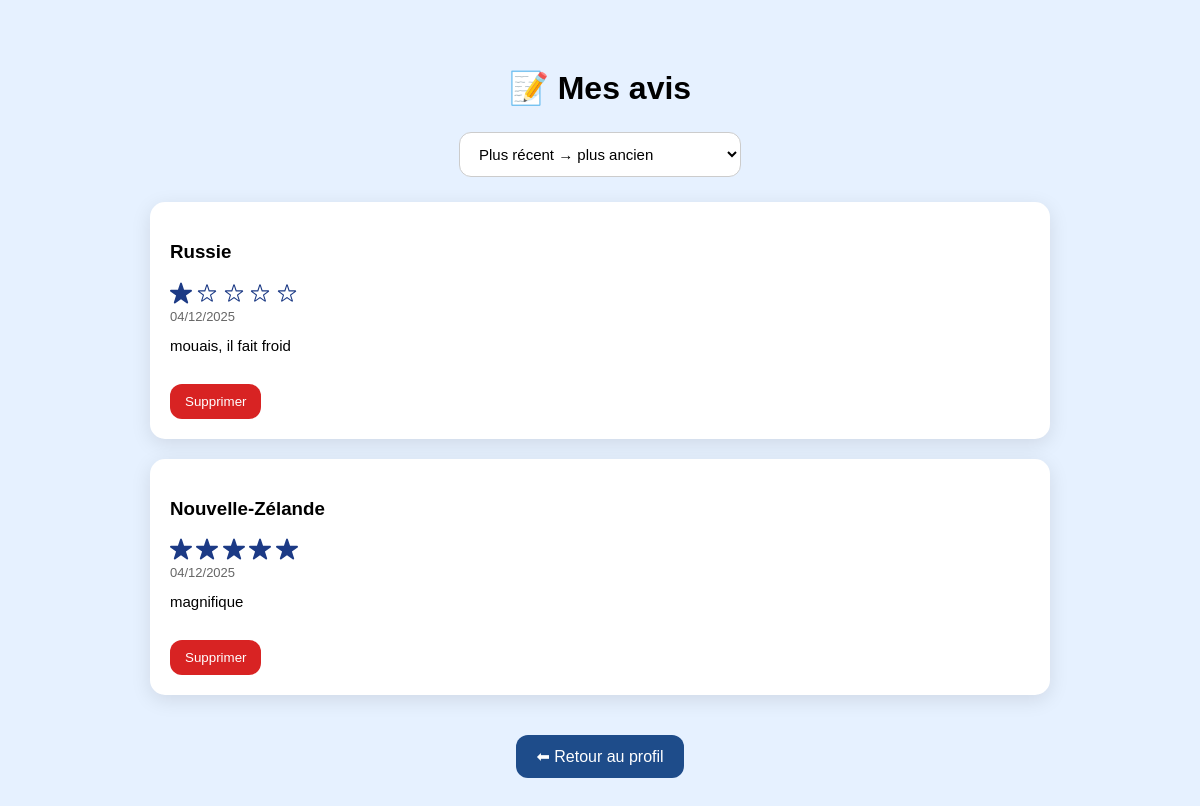
/avis_utilisateur.php (signed in), run on the app's committed database.
### tables this page shows
CREATE TABLE `avis` (
  `id_avis` int(11) NOT NULL,
  `id_utilisateur` int(11) NOT NULL,
  `code_pays` varchar(3) NOT NULL,
  `commentaire` text NOT NULL,
  `note` int(11) DEFAULT NULL,
  `date_avis` datetime DEFAULT CURRENT_TIMESTAMP
);

CREATE TABLE `pays` (
  `id_pays` int(11) NOT NULL,
  `nom_pays` varchar(100) DEFAULT NULL,
  `continent` varchar(50) DEFAULT NULL,
  `code_iso` varchar(10) DEFAULT NULL,
  `description` text,
  `rang_bonheur` int(11) DEFAULT NULL
);

### avis_utilisateur.php (the view, shortened to what this page needs)
<?php
try {
    $pdo = new PDO("mysql:host=localhost;dbname=happytrip;charset=utf8","root","root",[
        PDO::ATTR_ERRMODE=>PDO::ERRMODE_EXCEPTION
    ]);
} catch (PDOException $e) { die($e->getMessage()); }
$id = $_SESSION['id_utilisateur'];
$order = $_GET['tri'] ?? "date_desc";
switch($order){
    default:          $sqlOrder = "ORDER BY a.date_avis DESC"; break;
}
$avis = $pdo->query("
    SELECT a.*, p.nom_pays
    FROM avis a
    JOIN pays p ON p.code_iso = a.code_pays
    WHERE a.id_utilisateur = $id
    $sqlOrder
")->fetchAll();
?>
<!DOCTYPE html>
<html lang="fr">
<head>
<link rel="stylesheet" href="style_avis.css">
</head>
<body>
<div class="container">
    <h1>📝 Mes avis</h1>
    <div class="tri-bar">
        <form method="GET">
            <select name="tri" onchange="this.form.submit()">
                <option value="date_desc" <?= $order=="date_desc"?"selected":"" ?>>Plus récent → plus ancien</option>
            </select>
        </form>
    </div>
    <div class="avis-list">
        <?php if(!$avis): ?>
            <p>Aucun avis pour le moment.</p>
        <?php else: ?>
            <?php foreach($avis as $a): ?>
                <div class="avis-card">
                    <h3><?= htmlspecialchars($a['nom_pays']) ?></h3>
                    <div class="stars">
                        <?php for($i=1;$i<=5;$i++): ?>
                            <img src="images/<?= $i <= $a['note'] ? 'etoile_remplie.svg' : 'etoile_vide.svg' ?>" class="star-small">
                        <?php endfor; ?>
                    </div>
                    <p class="date"><?= date("d/m/Y", strtotime($a['date_avis'])) ?></p>
                    <?php if(!empty($a['commentaire'])): ?>
                    <p class="comment"><?= nl2br(htmlspecialchars($a['commentaire'])) ?></p>
                    <?php endif; ?>
                    <button class="btn-delete" data-pays="<?= $a['code_pays'] ?>">Supprimer</button>
                </div>
            <?php endforeach; ?>
        <?php endif; ?>
    </div>
    <a class="btn-retour" href="profil.php">⬅ Retour au profil</a>
</div>
</body>
</html>

### style_avis.css (style rules this page uses)
body { font-family: Poppins, sans-serif; background: #E6F1FF; padding: 40px; }
.container { max-width: 900px; margin: auto; }
h1 { text-align: center; margin-bottom: 25px; }
.tri-bar { display: flex; justify-content: center; margin-bottom: 25px; }
select { padding: 12px 15px; border-radius: 12px; border: 1px solid #ccc; font-size: 15px; background: white; cursor: pointer; }
.avis-list { display: grid; gap: 20px; }
.avis-card { background: white; padding: 20px; border-radius: 15px; box-shadow: 0 5px 20px rgba(0,0,0,0.10); }
.stars img.star-small { width: 22px; vertical-align: middle; }
.date { font-size: 13px; opacity: 0.6; margin-top: 5px; }
.comment { margin-top: 10px; font-size: 15px; }
.btn-delete { margin-top: 15px; background: #d82323; color: white; padding: 10px 15px; border-radius: 12px; border: none; cursor: pointer; }
.btn-retour { display: block; margin: 40px auto 0; width: fit-content; padding: 12px 20px; background: #1E4C8A; color: white; border-radius: 12px; text-decoration: none; }

### data on the page
avis: pays.nom_pays "Russie", date_avis "04/12/2025", commentaire "mouais, il fait froid"
avis: pays.nom_pays "Nouvelle-Zélande", date_avis "04/12/2025", commentaire "magnifique"
